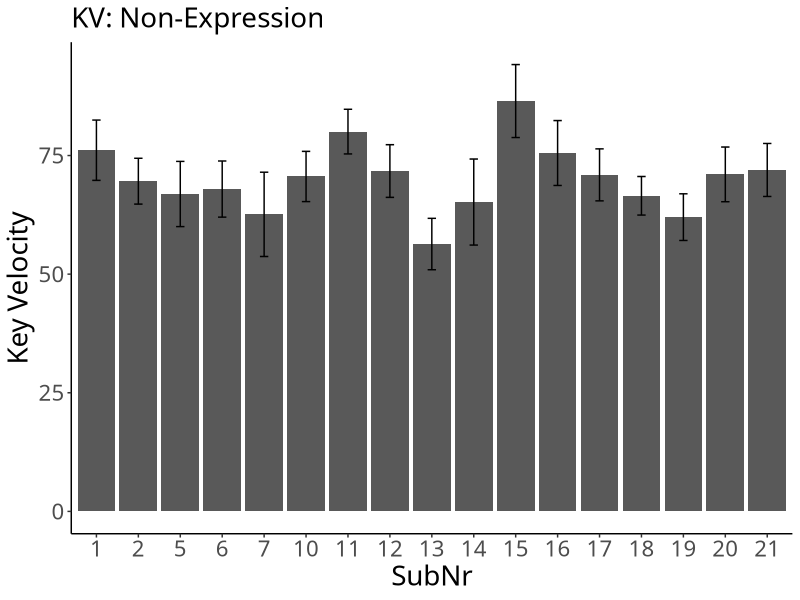
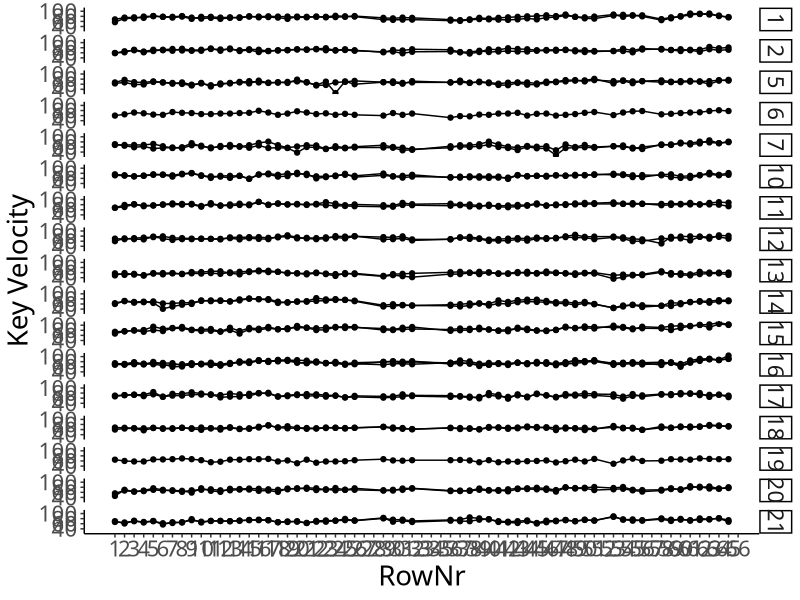
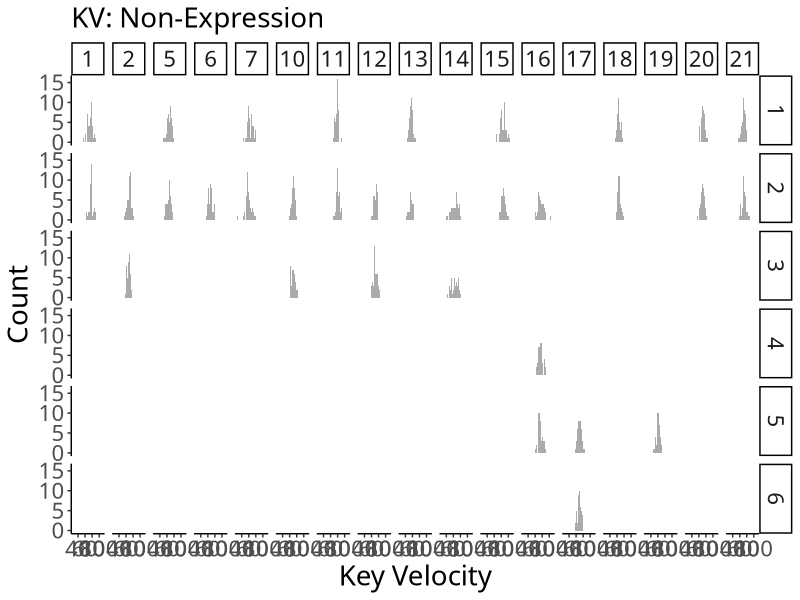
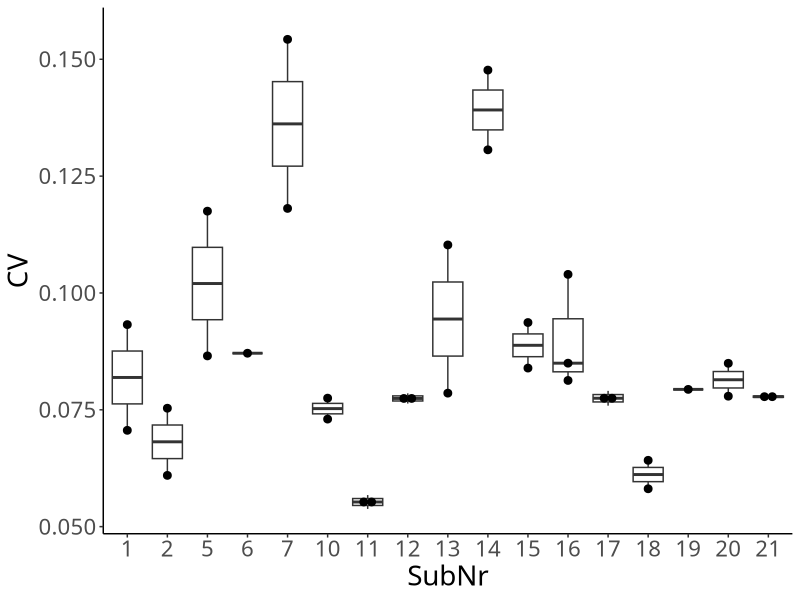

Recreate these plots in R, in order.
## ---- chunk 1
# packages
# data manipulation
if (!require("data.table")) {install.packages("data.table"); require("data.table")}
# plot
if (!require("ggplot2")) {install.packages("ggplot2"); require("ggplot2")}

# ggplots
theme_set(theme_classic())
theme_update(text = element_text(size = 20, family = "Helvetica Neue LT Std 57 Condensed"), legend.position = "bottom")
## ---- chunk 2
dt_kv <- fread("./preprocessor/filtered/data_onset.csv", header = T, sep = ",", dec = ".") # read a filtered csv

# SubNr as a factor
dt_kv$SubNr <- as.factor(dt_kv$SubNr)

# assign RowNr
dt_kv$RowNr <- rep(1:72, nrow(dt_kv)/72)
## ---- chunk 3
# # convert bpm to ms
# dt_kv[Tempo == 120]$Tempo <- 250
# dt_kv[Tempo == 110]$Tempo <- 273
# dt_kv[Tempo == 100]$Tempo <- 300

# remove irrelevant intervals
ls_irrelevant <- list(c(27:28), c(33:35), 52, 57, c(66:72))
dt_kv$EighthNote <- "Yes"

for (phrase in 1:length(ls_irrelevant)){
  for (note in 1:length(ls_irrelevant[[phrase]])){
    dt_kv[RowNr == ls_irrelevant[[phrase]][note]]$EighthNote <- "No"
  }
}
## ---- chunk 4
# For each individual
kv <- dt_kv[EighthNote == "Yes", .(N = length(Velocity), Mean = mean(Velocity), SD = sd(Velocity)), by = .(SubNr)]
print(kv)
## ---- chunk 5
p_kv <- ggplot(data = kv, aes(x = SubNr, y = Mean)) +
  geom_bar(stat = "identity", position = position_dodge()) +
  geom_errorbar(aes(ymin = Mean - SD, ymax = Mean + SD),
                width = .2, position = position_dodge(.9)) +
  labs(y = "Key Velocity", subtitle = "KV: Non-Expression")
p_kv
## ---- chunk 6
# For each individual
kv_seq <- dt_kv[EighthNote == "Yes", .(N = length(Velocity), Mean = mean(Velocity)), by = .(SubNr, TrialNr, RowNr)]

p_kv_seq <- ggplot(data = kv_seq, aes(x = RowNr, y = Mean, group = TrialNr)) +
  geom_line() +
  geom_point() +
  facet_grid(SubNr ~ .) +
  labs(x = "RowNr", y = "Key Velocity") + scale_x_continuous(breaks=seq(1,66,1))
p_kv_seq
## ---- chunk 7
p_kv_dis <- ggplot(dt_kv[EighthNote == "Yes"], aes(x = Velocity)) +
  geom_histogram(binwidth = 2, alpha = .5, position = "identity") +
  facet_grid(TrialNr ~ SubNr) +
  labs(x = "Key Velocity", y = "Count", subtitle = "KV: Non-Expression")
p_kv_dis
## ---- chunk 8
# Group mean
kv_all <- kv[, .(N = length(Mean), Mean = mean(Mean), SD = sd(Mean))]
print(kv_all)
## ---- chunk 9
excluded_kv <- kv[Mean < kv_all$Mean+3*kv_all$SD & Mean > kv_all$Mean-3*kv_all$SD]
print(excluded_kv)
## ---- chunk 10
# for each participant
cv <- dt_kv[EighthNote == "Yes", .(N = length(Velocity), CV = sd(Velocity)/mean(Velocity)) , by = .(SubNr, TrialNr)]
cv
## ---- chunk 11
p_cv_box <- ggplot(cv, aes(x = SubNr, y = CV)) +
  geom_boxplot() +
  geom_dotplot(binaxis = 'y', stackdir = 'center', dotsize = 0.5)
p_cv_box
## ---- chunk 12
# for all
cv_all <- cv[, .(N = length(CV), Mean = mean(CV), SD = sd(CV))]
print(cv_all)

excluded_cv <- cv[CV < cv_all$Mean+3*(cv_all$SD) & CV > cv_all$Mean-3*cv_all$SD]
print(excluded_cv)
## ---- chunk 13
fwrite(excluded_cv, "./kv_valid.csv")
